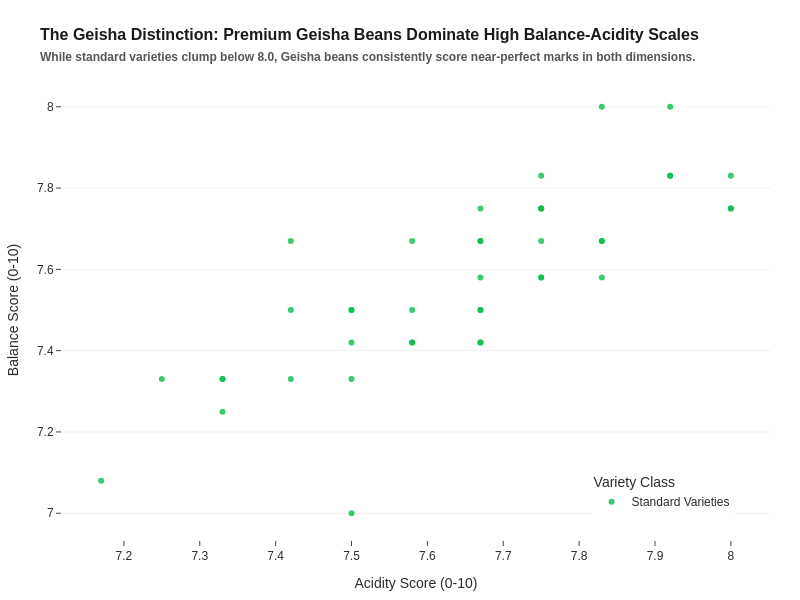

Notebook code for this chart:
### Code cell
# 5. Bean Variety Quality (Balance vs. Acidity)
import pandas as pd
import plotly.express as px
import numpy as np

#Filter for the most common varieties to keep the chart clean
target_varieties = ['Bourbon', 'Caturra', 'Typica', 'Geisha']
df_var = df_clean[df_clean['Variety'].isin(target_varieties)].copy()

# Drop rows with missing values in our key attributes
df_var = df_var.dropna(subset=['Acidity', 'Balance'])

# Create a highlight column specifically for Geisha
df_var['Highlight'] = np.where(df_var['Variety'] == 'Geisha', 'Geisha (Premium)', 'Standard Varieties')

#Build the scatter plot
fig5 = px.scatter(
    df_var,
    x='Acidity',
    y='Balance',
    color='Highlight',
    color_discrete_map={'Standard Varieties': "#0abd4c", 'Geisha (Premium)': '#D4AF37'}, # Neutral gray vs Gold
    opacity=0.8,
    hover_data=['Country of Origin', 'Variety'],
    labels={'Acidity': 'Acidity Score (0-10)', 'Balance': 'Balance Score (0-10)'}
)

fig5.update_layout(
    title="<b>The Geisha Distinction:</b> Premium Geisha Beans Dominate High Balance-Acidity Scales<br><span style='font-size:12px; color:#555;'>While standard varieties clump below 8.0, Geisha beans consistently score near-perfect marks in both dimensions.</span>",
    legend=dict(title="Variety Class", yanchor="bottom", y=0.05, xanchor="right", x=0.95),
    width=800,
    height=600
)

fig5.show()

### Figure 1 — Plotly figure (JSON) as saved in the notebook; plotly's stock layout.template omitted (floating-point values rounded to 4 significant figures)
{"data": [{"customdata": [["Colombia", "Caturra"], ["Taiwan", "Typica"], ["United States (Hawaii)", "Typica"], ["Taiwan", "Typica"], ["Taiwan", "Typica"], ["Guatemala", "Caturra"], ["Guatemala", "Caturra"], ["Tanzania, United Republic Of", "Bourbon"], ["Guatemala", "Caturra"], ["Costa Rica", "Caturra"], ["Taiwan", "Typica"], ["Guatemala", "Typica"], ["Madagascar", "Bourbon"], ["Guatemala", "Caturra"], ["Honduras", "Typica"], ["Costa Rica", "Caturra"], ["Guatemala", "Bourbon"], ["Colombia", "Caturra"], ["Guatemala", "Caturra"], ["Colombia", "Caturra"], ["Taiwan", "Typica"], ["Colombia", "Caturra"], ["Costa Rica", "Caturra"], ["Colombia", "Caturra"], ["Mexico", "Bourbon"], ["Colombia", "Caturra"], ["Taiwan", "Caturra"], ["El Salvador", "Bourbon"], ["Panama", "Caturra"], ["El Salvador", "Bourbon"], ["El Salvador", "Bourbon"], ["Peru", "Caturra"], ["United States (Hawaii)", "Typica"], ["Costa Rica", "Caturra"], ["Peru", "Caturra"], ["Taiwan", "Typica"], ["Mexico", "Typica"], ["Costa Rica", "Caturra"], ["Taiwan", "Typica"], ["El Salvador", "Bourbon"], ["Nicaragua", "Caturra"], ["Peru", "Caturra"]], "hovertemplate": "Highlight=Standard Varieties<br>Acidity Score (0-10)=%{x}<br>Balance Score (0-10)=%{y}<br>Country of Origin=%{customdata[0]}<br>Variety=%{customdata[1]}<extra></extra>", "legendgroup": "Standard Varieties", "marker": {"color": "#0abd4c", "opacity": 0.8, "symbol": "circle"}, "mode": "markers", "name": "Standard Varieties", "orientation": "v", "showlegend": true, "type": "scatter", "x": [7.92, 7.92, 7.83, 7.75, 8, 8, 8, 7.92, 7.83, 7.67, 7.83, 7.75, 7.75, 7.83, 7.67, 7.75, 7.75, 7.58, 7.67, 7.58, 7.75, 7.75, 7.67, 7.58, 7.67, 7.5, 7.42, 7.67, 7.67, 7.42, 7.67, 7.58, 7.5, 7.33, 7.5, 7.5, 7.25, 7.42, 7.33, 7.5, 7.33, 7.17], "xaxis": "x", "y": [8, 7.83, 8, 7.83, 7.75, 7.83, 7.75, 7.83, 7.67, 7.67, 7.58, 7.75, 7.67, 7.67, 7.67, 7.58, 7.75, 7.67, 7.58, 7.5, 7.58, 7.75, 7.75, 7.42, 7.5, 7.5, 7.5, 7.5, 7.42, 7.67, 7.42, 7.42, 7.5, 7.33, 7.33, 7.42, 7.33, 7.33, 7.33, 7, 7.25, 7.08], "yaxis": "y"}], "layout": {"height": 600, "legend": {"title": {"text": "Variety Class"}, "tracegroupgap": 0, "x": 0.95, "xanchor": "right", "y": 0.05, "yanchor": "bottom"}, "title": {"text": "<b>The Geisha Distinction:</b> Premium Geisha Beans Dominate High Balance-Acidity Scales<br><span style='font-size:12px; color:#555;'>While standard varieties clump below 8.0, Geisha beans consistently score near-perfect marks in both dimensions.</span>"}, "width": 800, "xaxis": {"anchor": "y", "domain": [0, 1], "title": {"text": "Acidity Score (0-10)"}}, "yaxis": {"anchor": "x", "domain": [0, 1], "title": {"text": "Balance Score (0-10)"}}}}
